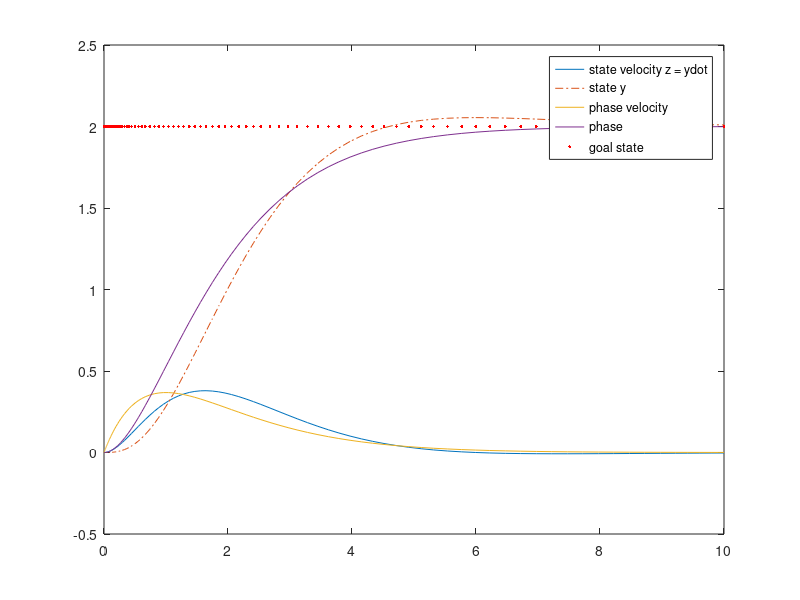

Write the MATLAB code that produced this figure.
% Dynamic motor primitives

function discreteAccelerationDMP

g = 2;

% alpha_z and beta_z are time constants
alpha_z = 1;
beta_z = 0.25;
alpha_v = 1;
beta_v = 0.25;
alpha_g = 0.5;

% temporal scaling factor
tau = 0.5;

% start from z,y nonzero
z0 = 0;
y0 = 0;
r0 = 0;
v0 = 0;
x0 = 0;
X0 = [z0;y0;r0;v0;x0];

% forcing function parameters
f.w = [0.5, 0.5, 0.5];
f.c = [2, 1, 0];
f.h = [1, 1, 1];

% time evolution
tspan = [0 10];

options = odeset('RelTol',1e-4,'AbsTol',[1e-4 1e-4 1e-4 1e-4 1e-4]);
PAR.time_const = [alpha_z, beta_z, alpha_v, beta_v, alpha_g];
PAR.scale = tau;
PAR.goal = g;
PAR.forcing = f;
[t,X] = ode45(@(t,X)dmp1(t,X,PAR),tspan,X0,options);
z = X(:,1);
y = X(:,2);
r = X(:,3);
v = X(:,4);
x = X(:,5);
plot(t,z,'-',t,y,'-.',t,v,t,x,t,g*ones(1,length(t)),'r.');
legend('state velocity z = ydot','state y','phase velocity',...
       'phase','goal state');

end

function dX = dmp1(t,X,PAR)

alpha_z = PAR.time_const(1);
beta_z = PAR.time_const(2);
alpha_v = PAR.time_const(3);
beta_v = PAR.time_const(4);
alpha_g = PAR.time_const(5);
tau = PAR.scale;
g = PAR.goal;
fpar = PAR.forcing;

A = [-alpha_z/tau, -alpha_z*beta_z/tau, alpha_z*beta_z/tau, zeros(1,2);
     1/tau, 0, 0, zeros(1,2);
     zeros(1,2), -alpha_g/tau, zeros(1,2);
     zeros(1,3), -alpha_v/tau, -alpha_v*beta_v/tau;
     zeros(1,3), 1/tau, 0];

f = forcing(X(5),X(4),g,fpar.w,fpar.h,fpar.c);
% forcing function acts on the accelerations
B = [f/tau; 0; alpha_g * g/tau; alpha_v*beta_v*g/tau; 0];

dX = A*X + B;

end

% basis functions are unscaled gaussians
function phi = basis(x,g,h,c)
phi = exp(-h * (x/g - c)^2);
end

% forcing function to drive nonlinear system dynamics
function f = forcing(x,v,g,w,h,c)

N = length(w);
f = 0;
scale = 0;
for i = 1:N
    f = f + basis(x,g,h(i),c(i))*w(i)*v;
    scale = scale + basis(x,g,h(i),c(i));
end

f = f/scale;
end